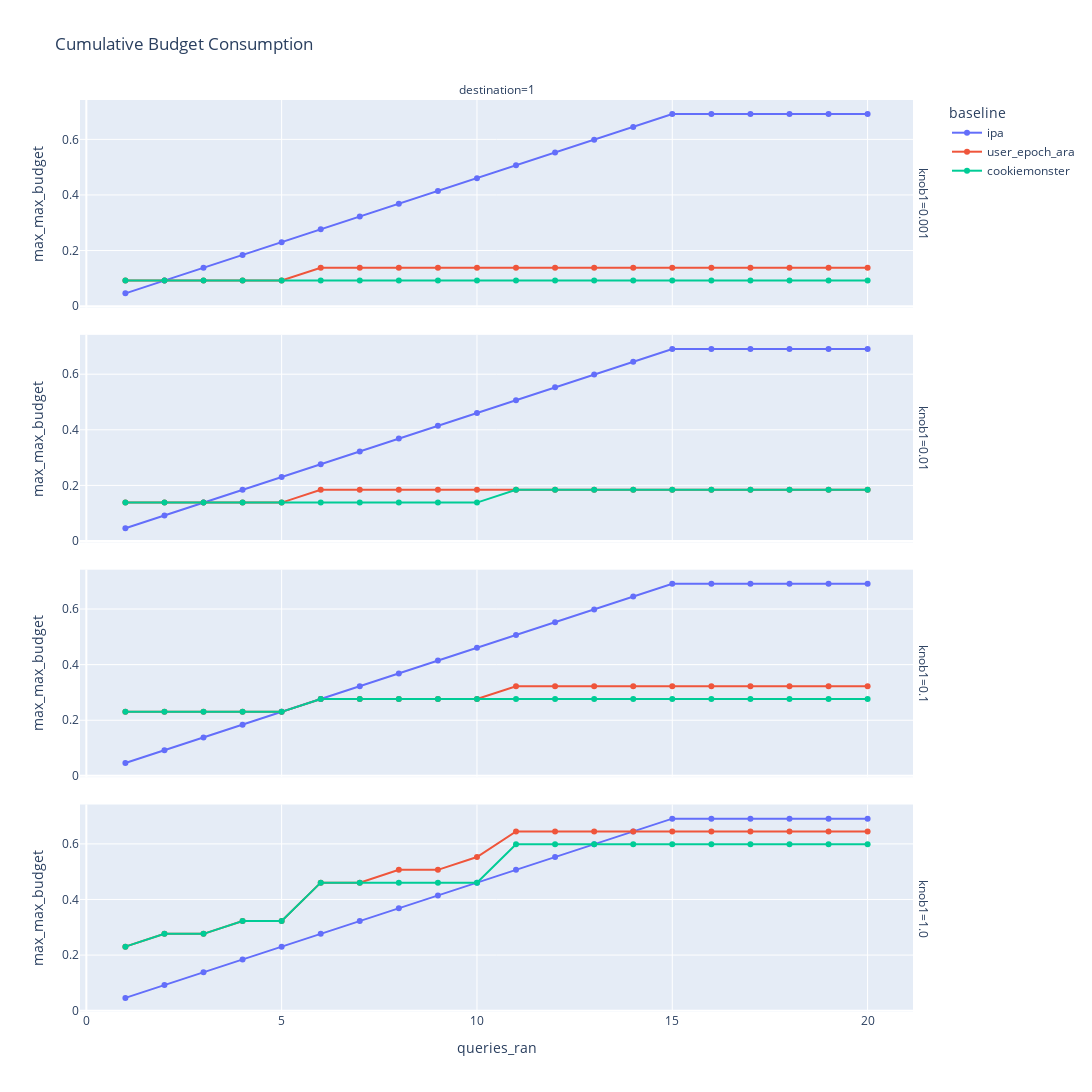
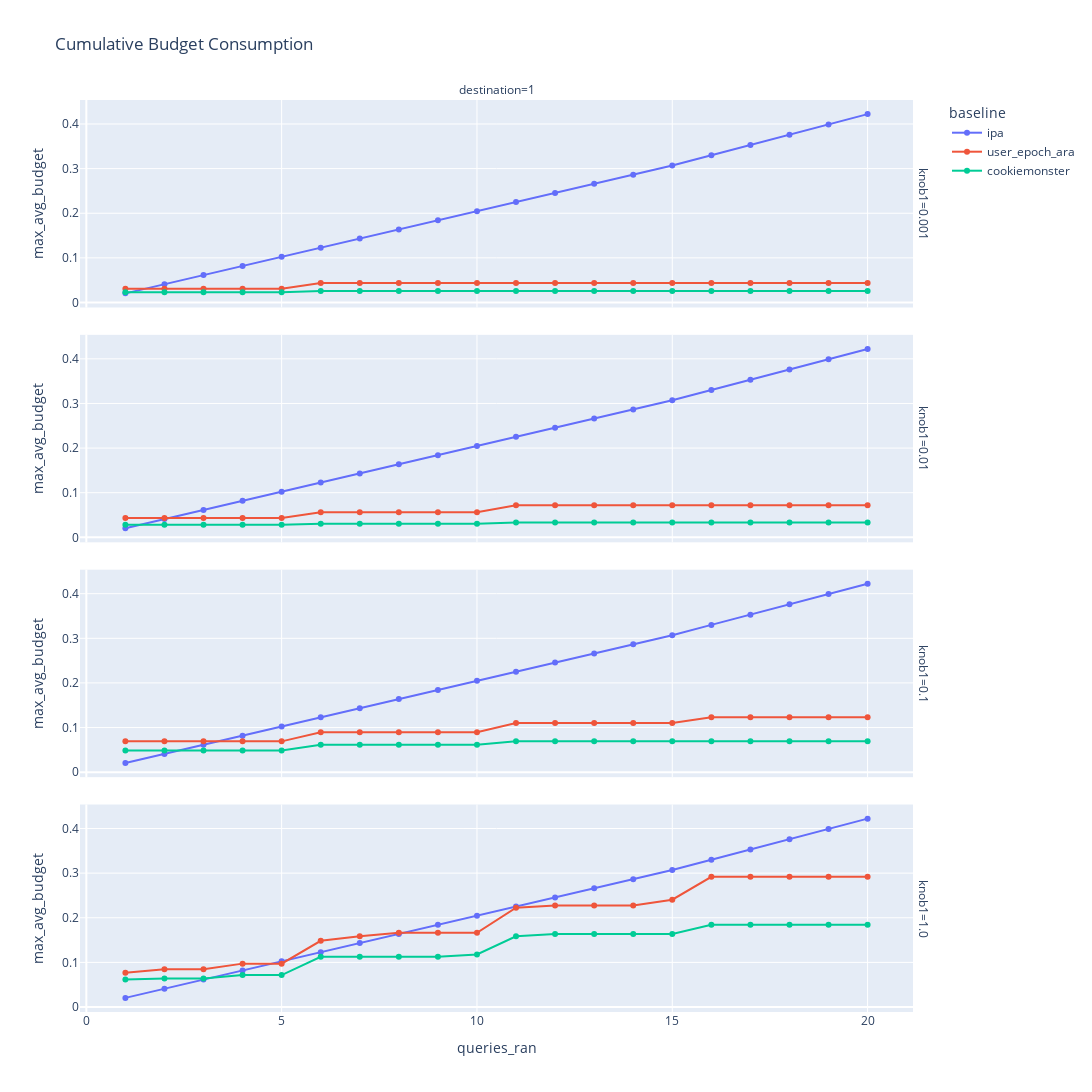
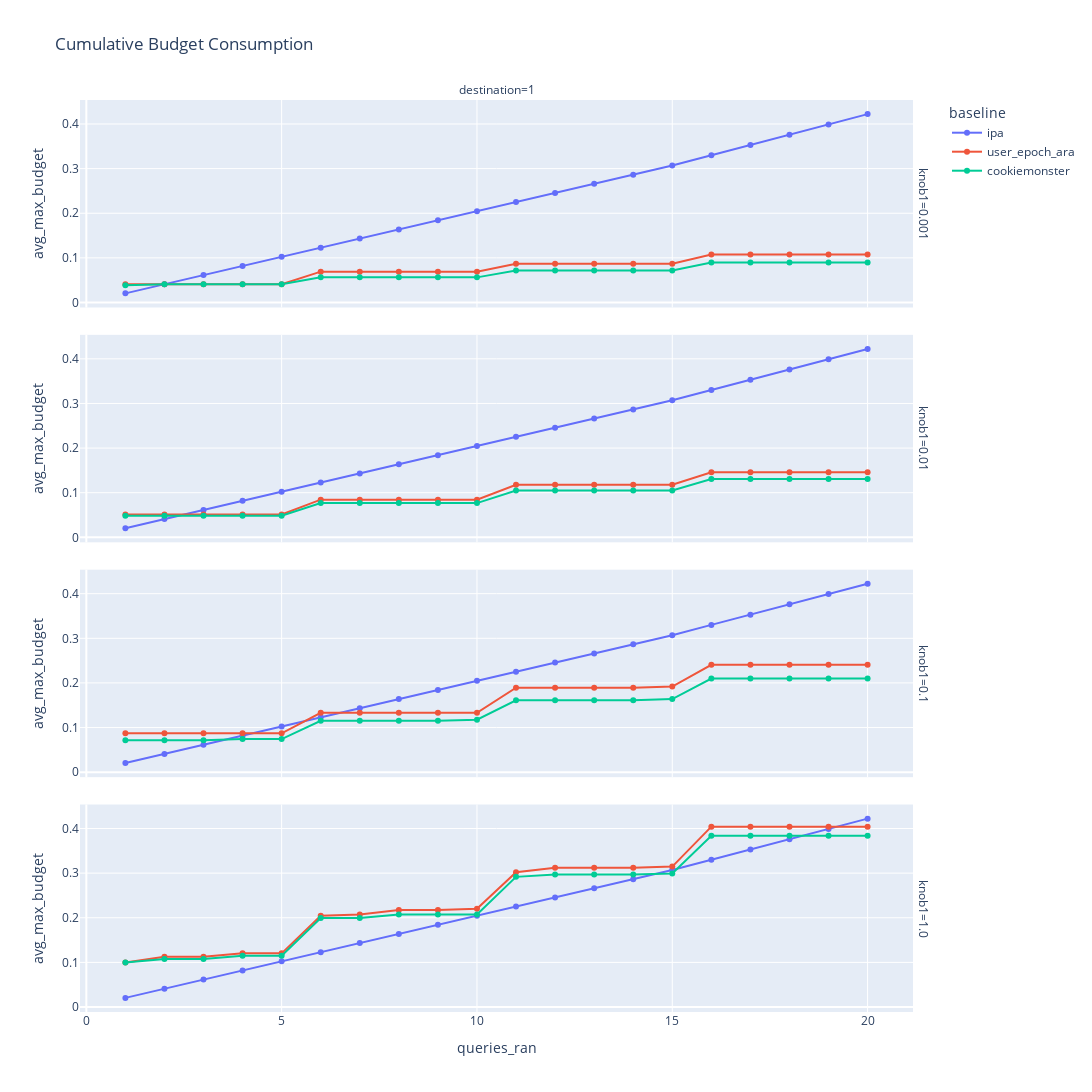
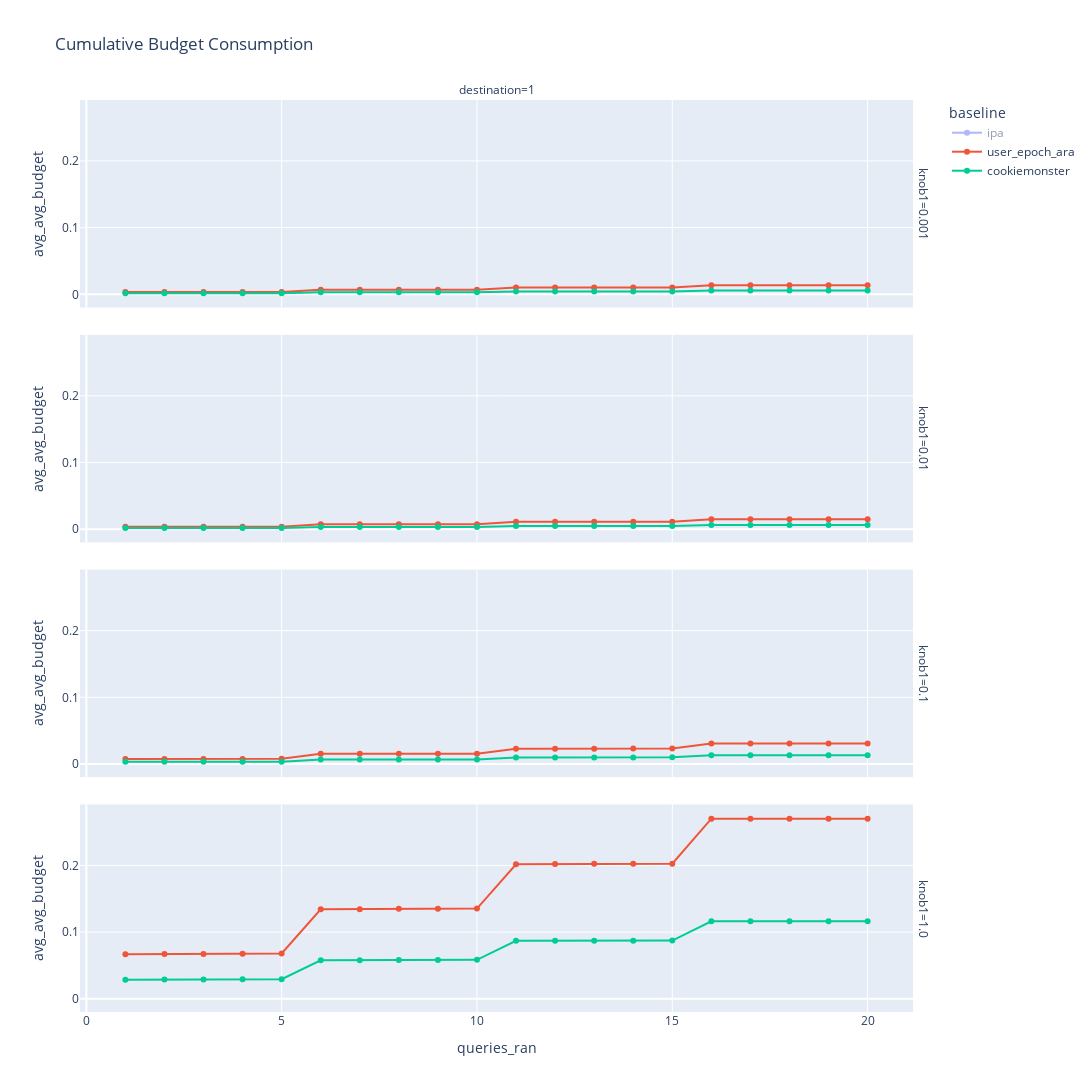

Notebook code cell kept with these figures, in order:
### Code cell
path = "ray/synthetic/budget_consumption_varying_knob1"
df = analyze_results(path, "budget")
plot_budget_consumption_lines(df, facet_row="knob1")
plot_budget_consumption_bars(df, "knob1")
